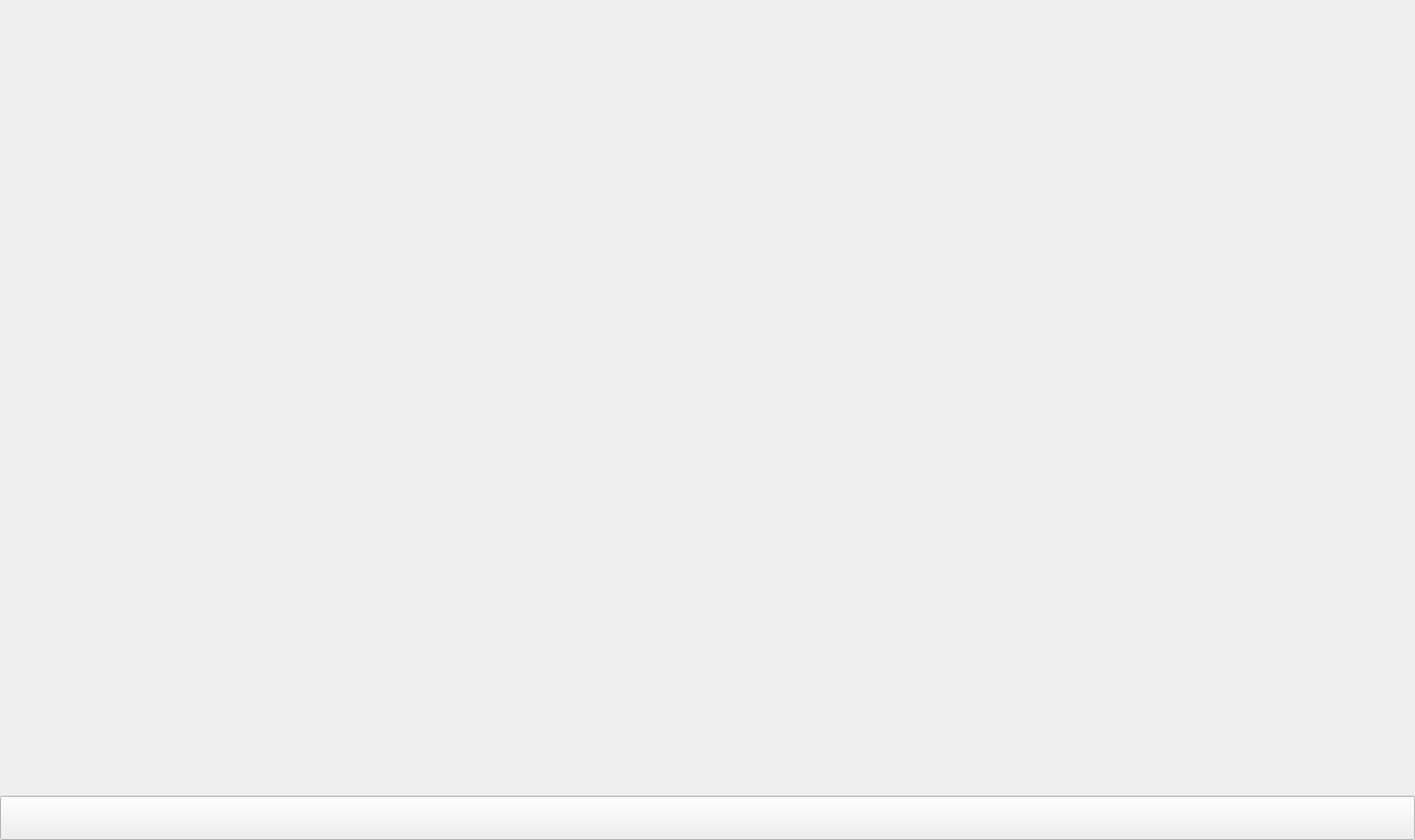
<?xml version="1.0" encoding="UTF-8"?>
<ui version="4.0">
 <class>LoginVedio2</class>
 <widget class="QWidget" name="LoginVedio2">
  <property name="geometry">
   <rect>
    <x>0</x>
    <y>0</y>
    <width>1600</width>
    <height>950</height>
   </rect>
  </property>
  <property name="minimumSize">
   <size>
    <width>1600</width>
    <height>950</height>
   </size>
  </property>
  <property name="maximumSize">
   <size>
    <width>1600</width>
    <height>950</height>
   </size>
  </property>
  <property name="windowTitle">
   <string>Form</string>
  </property>
  <widget class="QPushButton" name="btn2">
   <property name="geometry">
    <rect>
     <x>0</x>
     <y>900</y>
     <width>1600</width>
     <height>50</height>
    </rect>
   </property>
   <property name="minimumSize">
    <size>
     <width>1600</width>
     <height>50</height>
    </size>
   </property>
   <property name="maximumSize">
    <size>
     <width>1600</width>
     <height>50</height>
    </size>
   </property>
   <property name="text">
    <string/>
   </property>
  </widget>
 </widget>
 <resources/>
 <connections/>
</ui>
